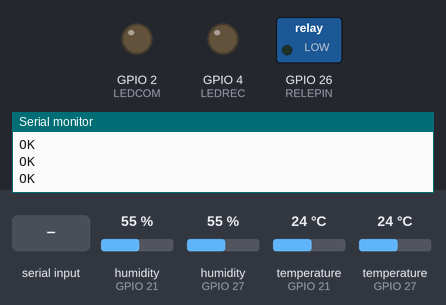
The program below on a simulated ESP32. Shown: switched loads named in the program (green lamp = pin HIGH), output pins drawn as LEDs (lit = HIGH), the last lines printed to the serial monitor. The test bench sets the inputs (shaded band); at power-on: humidity (sensors on GPIO 21, GPIO 27) 55 %, temperature (sensors on GPIO 21, GPIO 27) 24 °C. The modem accepts every AT command (registered, SIM ready, sends succeed) and sends nothing else.

Above: at 2.4 s.
2.5 s: humidity (sensor on GPIO 21) set to 22 %
At 8.4 s:
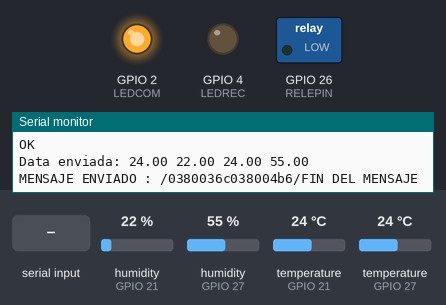
16.5 s: humidity (sensor on GPIO 27) set to 22 %
26.4 s: "1" received over the second serial link
34.4 s: temperature (sensor on GPIO 21) set to 19 °C
43.0 s: temperature (sensor on GPIO 27) set to 19 °C
Timing chart, 0 to 51.1 s (numbered marks = the images above; inputs shaded):
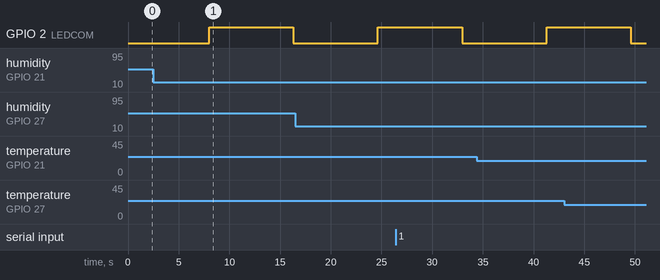

The program:

main.cpp
```cpp
#include <Arduino.h>
#include <rak3272_lib_p2p.h>
#include <timer_functions.h>
#include "pin_manager.h"
#include <DHTesp.h>
#include <rele_lib.h>
#include <encrypt_lib.h>


#define FREQ 915000000
#define SF 7
#define BW 0
#define CR 0
#define PREAMB_LEN 20
#define TX_PW 19


// variables estáticas de límites de calculo de temperatura y humedad
const float temp_limit_inf = 15;
const float temp_limit_sup = 60;
const float hum_limit_inf = 15;
const float hum_limit_sup = 65;
const float velvientomax = 1.5;

//ARREGLO DE DATOS
/*
  data[0] = temperatura externa
  data[1] = temperatura interna
  data[2] = humedad externa
  data[3] = humedad interna
*/

//Datos de manejo para el calculo de las heladas:
float data[4];
//float datat[4]={-11.4, 98, 1.3, 45.9};

byte intensidad=10;
char TipoHelada= '-';

//datos del timer
extern hw_timer_t *timer;
extern volatile bool toggle;
extern volatile bool flag;


//objetos: DHT y Relay
DHTesp dhtext, dhtint;
Relay rele(RELEPIN);
RAK3272 node1(FREQ, SF, BW, CR, PREAMB_LEN, TX_PW);

//valores de control del RELE
bool encendido=false; //True -> encender relay, False -> apagar Relay
bool automatico=true; //True -> MODO AUTOMATICO, False -> modo manual

//headers de las funciones
void init();
void actuadorReleMAN(bool Encen);
byte calculohelada(float EXTTemp, float EXTHum,float INTTemp,float INTHum, float VelViento);
void actuadorReleAUT(byte intensidadnueva);
void waitMessage();

void setup() {
  // put your setup code here, to run once:
  InitializeTimers(8000);
  pinMode(2, OUTPUT);
  init();
  node1.inicialize();
  delay(500);
  node1.sendCommand("AT+PRECV=65533",true);
  //loranode_inicialize
  //Serial.onReceive
}

void loop() {
  // put your main code here, to run repeatedly:
  if(flag==true){
    timerStop(timer);
    digitalWrite(2, toggle? HIGH:LOW);
    data[0] = dhtext.getTemperature();
    data[1] = dhtext.getHumidity();
    data[2] = dhtint.getTemperature();
    data[3] = dhtint.getHumidity();
    float velviento = 0.1;
    byte intensidadNueva;
    intensidadNueva=calculohelada(data[0], data[1], data[2], data[3], velviento);

    if(automatico){
      if(intensidadNueva != intensidad){
        actuadorReleAUT(intensidadNueva);
        intensidad = intensidadNueva;
      }
    }
    else{
      actuadorReleMAN(encendido);
    }
    String aux ="";
    aux= codificacion(data, 4);
    node1.sendMessage(aux);
    Serial.print("Data enviada: ");
    Serial.print(data[0]);
    Serial.print(" ");
    Serial.print(data[1]);
    Serial.print(" ");
    Serial.print(data[2]);
    Serial.print(" ");
    Serial.print(data[3]);
    Serial.println();
    Serial.println("MENSAJE ENVIADO : /"+aux +"/FIN DEL MENSAJE");
    flag=false;
    timerStart(timer);
  }
  //Serial.on

  //LEER VALORES SERIALES
  waitMessage();
}

void init(){
  Serial.begin(9600);
  Serial2.begin(115200);
  dhtint.setup(DHTDATA1, DHTesp::DHT22);
  dhtext.setup(DHTDATA2, DHTesp::DHT22);
  // override the default CS, reset, and IRQ pins (optional)
  pinMode(LEDCOM, OUTPUT);
  pinMode(LEDREC, OUTPUT);
}

// put function definitions here:


byte calculohelada(float EXTTemp, float EXTHum,float INTTemp,float INTHum, float VelViento){
  byte intensidadCalc;
  if(EXTTemp <= temp_limit_sup){
    if(EXTHum <= hum_limit_sup){
      TipoHelada = 'N';
      intensidadCalc = 3;
    }
    else{
      TipoHelada = 'B';
      if(VelViento > velvientomax){
        intensidadCalc = 2;

      }
      else{
        intensidadCalc = 1;
      }
    }
    //rele.on();
  }
  else{
    intensidadCalc = 0;
    //rele.off();
  }

  return intensidadCalc;
}


void actuadorReleAUT(byte intensidadnueva){
    if(intensidadnueva == 0){
      rele.off();
    }
    else{
      rele.on();
    }
}


void actuadorReleMAN(bool Encen){
    if(Encen==true){
      rele.on();
    }
    else{
      rele.off();
    }
}

void waitMessage(){
  String message_LoRa=node1.receiveMessage();
  float datarec[2];
  if(message_LoRa != ""){
    Serial.println(message_LoRa);
    decodificacion(message_LoRa,datarec,2);
    Serial.println("La data decodificada es:");
    automatico = bool(datarec[0]);
    encendido = bool(datarec[1]);
    Serial.print(String(datarec[0])+" ");
    Serial.print(String(datarec[1])+" ");
    message_LoRa="";
  }

}
```

pin_manager.h
```cpp
#ifndef PIN_MANAGER
#define PIN_MANAGER

#define     MOSI        23
#define     MISO        19
#define     SCK         18
#define     NSS         14
#define     RESET       15
#define     DIO0        22
#define     LEDCOM      2
#define     LEDREC      4
#define     DHTDATA1    27
#define     DHTDATA2    21
#define     RELEPIN     26
#define     ANEM        32
#define     DHT_TYPE    DHT22

#endif PIN_MANAGER
```
